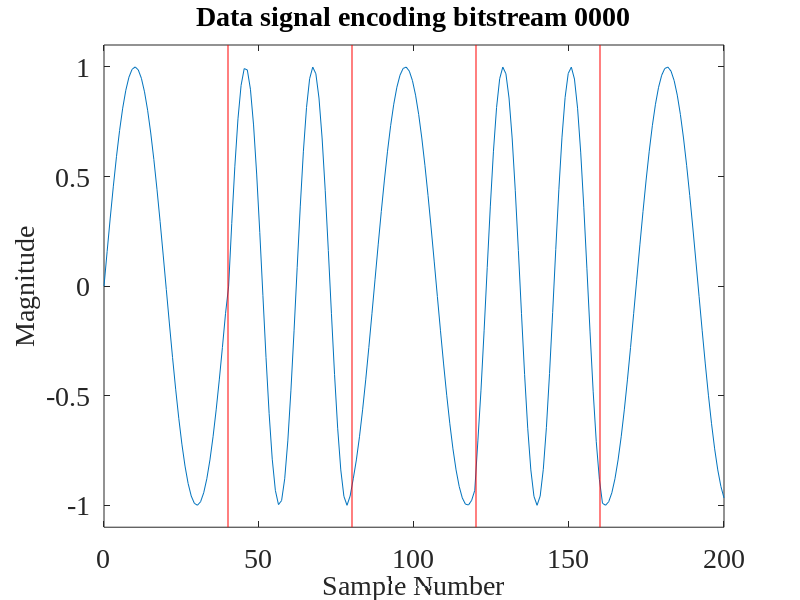

Here is the MATLAB script that generated this plot:
fontSize = 20;

x = linspace(0,200,200);
y1 = sin(2*pi*x/40);
y2 = sin(2*pi*x/(1/2200*48000));
y = cat(2, y1(1:40), y2(1:40), y1(34:73), y2(20:59),y1(30:69));

f = figure('Position',[0,0,1280,1024]);
set(gcf,'color','w');
plot(x, y);
filename = 'Data signal encoding bitstream 0000';
title(filename);
xlabel('Sample Number');
ylabel('Magnitude');
minY = min(y);
maxY = max(y);
center = (minY+maxY)/ 2;
rangeY = maxY - minY;
adjustedRange = 0.55*rangeY;
minY = (center - adjustedRange);
maxY = (center + adjustedRange);
ylim([minY maxY]);
set(gca,'FontSize',fontSize, 'FontName', 'Times New Roman');
set(findall(gcf,'type','text'),'FontSize',fontSize, 'FontName', 'Times New Roman');
yL = get(gca,'YLim');
line([40 40],yL,'Color','r');
line([80 80],yL,'Color','r');
line([120 120],yL,'Color','r');
line([160 160],yL,'Color','r');
saveas(f, strcat('.\..\..\..\rrxthesis\images\',regexprep(filename,'[^\w'']',''),'.png'));
pause();
close(f);
clear all;